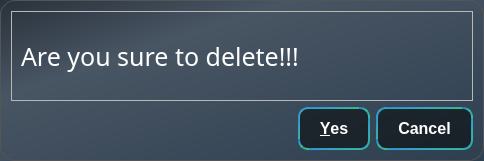
<?xml version="1.0" encoding="UTF-8"?>
<ui version="4.0">
 <class>LOGOUT</class>
 <widget class="QDialog" name="LOGOUT">
  <property name="geometry">
   <rect>
    <x>0</x>
    <y>0</y>
    <width>484</width>
    <height>161</height>
   </rect>
  </property>
  <property name="acceptDrops">
   <bool>false</bool>
  </property>
  <property name="windowTitle">
   <string>DELETE</string>
  </property>
  <property name="windowIcon">
   <iconset resource="icon.qrc">
    <normaloff>:/icons/mainicon.png</normaloff>:/icons/mainicon.png</iconset>
  </property>
  <property name="styleSheet">
   <string notr="true">#LOGOUT {
    border-radius: 15px;
    background-color: qlineargradient(x1: 0, y1: 0, x2: 1, y2: 1, stop: 0 #29323c, stop: 0.3 #485563, stop: 1 #2e3f50);
    color: #FFFFFF;
    border: 1px solid #555555;
    padding: 20px;
}
QPushButton {
border: 2px solid transparent; 
border-radius: 10px;
background-color: rgba(0, 0, 0, 0.5);
padding: 10px 20px;
font-size: 16px;
font-weight: bold;
color: white;
border-color: qlineargradient(x1: 0, y1: 0, x2: 1, y2: 1, stop: 0 #2980b9, stop: 0.3 #3498db, stop: 1 #2ecc71);
}
QPushButton:hover {
background-color:qlineargradient(x1: 0, y1: 0, x2: 1, y2: 1, stop: 0 #2980b9, stop: 0.3 #3498db, stop: 1 #2ecc71);
color: black;
border: 2px solid transparent; 
border-color: black; 
}

QLabel {color: white;}</string>
  </property>
  <layout class="QVBoxLayout" name="verticalLayout">
   <item>
    <widget class="QFrame" name="frame">
     <property name="frameShape">
      <enum>QFrame::StyledPanel</enum>
     </property>
     <property name="frameShadow">
      <enum>QFrame::Raised</enum>
     </property>
     <layout class="QHBoxLayout" name="horizontalLayout">
      <item>
       <widget class="QLabel" name="label">
        <property name="font">
         <font>
          <family>Dungeon</family>
          <pointsize>19</pointsize>
         </font>
        </property>
        <property name="text">
         <string>Are you sure to delete!!!</string>
        </property>
       </widget>
      </item>
     </layout>
    </widget>
   </item>
   <item>
    <widget class="QDialogButtonBox" name="buttonBox">
     <property name="orientation">
      <enum>Qt::Horizontal</enum>
     </property>
     <property name="standardButtons">
      <set>QDialogButtonBox::Cancel|QDialogButtonBox::Yes</set>
     </property>
    </widget>
   </item>
  </layout>
 </widget>
 <resources>
  <include location="icon.qrc"/>
 </resources>
 <connections>
  <connection>
   <sender>buttonBox</sender>
   <signal>accepted()</signal>
   <receiver>LOGOUT</receiver>
   <slot>accept()</slot>
   <hints>
    <hint type="sourcelabel">
     <x>248</x>
     <y>254</y>
    </hint>
    <hint type="destinationlabel">
     <x>157</x>
     <y>274</y>
    </hint>
   </hints>
  </connection>
  <connection>
   <sender>buttonBox</sender>
   <signal>rejected()</signal>
   <receiver>LOGOUT</receiver>
   <slot>reject()</slot>
   <hints>
    <hint type="sourcelabel">
     <x>316</x>
     <y>260</y>
    </hint>
    <hint type="destinationlabel">
     <x>286</x>
     <y>274</y>
    </hint>
   </hints>
  </connection>
 </connections>
</ui>
